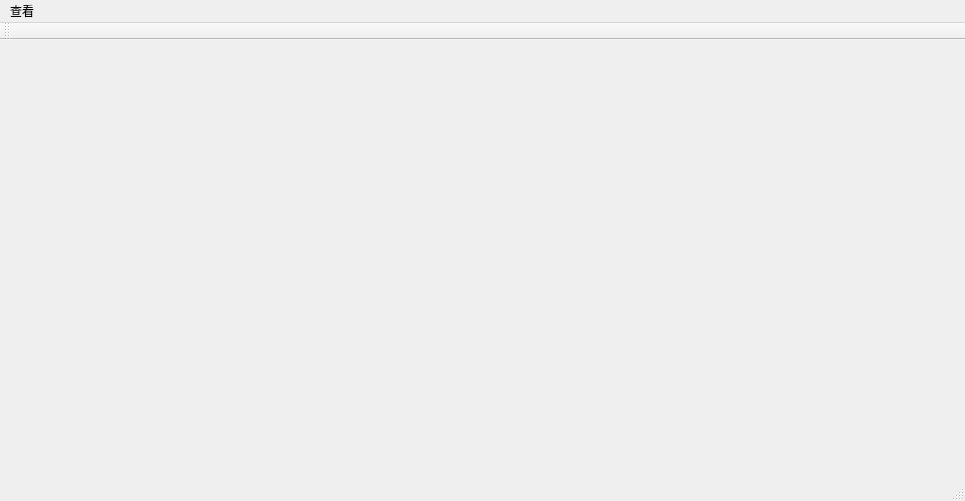
<?xml version="1.0" encoding="UTF-8"?>
<ui version="4.0">
 <class>MainWindow</class>
 <widget class="QMainWindow" name="MainWindow">
  <property name="geometry">
   <rect>
    <x>0</x>
    <y>0</y>
    <width>965</width>
    <height>501</height>
   </rect>
  </property>
  <property name="windowTitle">
   <string>MainWindow</string>
  </property>
  <property name="whatsThis">
   <string>&lt;html&gt;&lt;head/&gt;&lt;body&gt;&lt;p&gt;&lt;span style=&quot; color:#cc0000;&quot;&gt;main board&lt;/span&gt;&lt;/p&gt;&lt;/body&gt;&lt;/html&gt;</string>
  </property>
  <widget class="QWidget" name="centralWidget"/>
  <widget class="QMenuBar" name="menuBar">
   <property name="geometry">
    <rect>
     <x>0</x>
     <y>0</y>
     <width>965</width>
     <height>28</height>
    </rect>
   </property>
   <widget class="QMenu" name="menu">
    <property name="title">
     <string>查看</string>
    </property>
    <addaction name="actionOpenGL"/>
   </widget>
   <addaction name="menu"/>
  </widget>
  <widget class="QToolBar" name="mainToolBar">
   <attribute name="toolBarArea">
    <enum>TopToolBarArea</enum>
   </attribute>
   <attribute name="toolBarBreak">
    <bool>false</bool>
   </attribute>
  </widget>
  <widget class="QStatusBar" name="statusBar"/>
  <action name="actionOpenGL">
   <property name="text">
    <string>OpenGL</string>
   </property>
  </action>
 </widget>
 <layoutdefault spacing="6" margin="11"/>
 <resources/>
 <connections/>
</ui>
